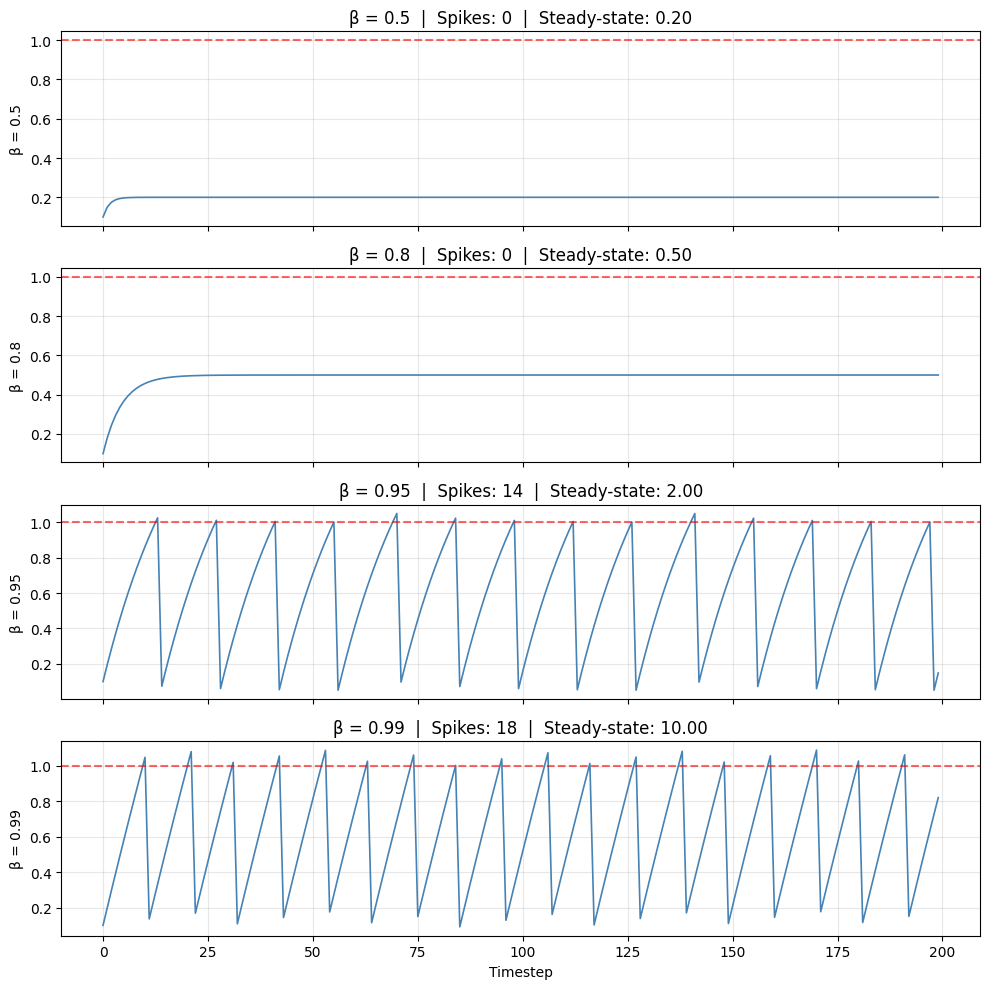

Recreate this plot in Python.
# beta_sweep.py
# Week 2: Explore how beta changes neuron behavior

import torch
import snntorch as snn
import matplotlib.pyplot as plt

torch.manual_seed(42)

num_steps = 200
threshold = 1.0
input_current = torch.ones(num_steps) * 0.1

# Test these beta values
beta_values = [0.5, 0.8, 0.95, 0.99]

fig, axes = plt.subplots(len(beta_values), 1, figsize=(10, 10), sharex=True)

for idx, beta in enumerate(beta_values):
    lif_neuron = snn.Leaky(beta=beta, threshold=threshold)
    mem = lif_neuron.init_leaky()
    
    mem_history = []
    spk_history = []
    
    for step in range(num_steps):
        spk, mem = lif_neuron(input_current[step], mem)
        mem_history.append(mem.item())
        spk_history.append(spk.item())
    
    mem_history = torch.tensor(mem_history)
    spk_history = torch.tensor(spk_history)
    total_spikes = int(spk_history.sum().item())
    
    axes[idx].plot(mem_history, color='steelblue', linewidth=1.2)
    axes[idx].axhline(y=threshold, color='red', linestyle='--', alpha=0.6)
    axes[idx].set_ylabel(f'β = {beta}')
    axes[idx].set_title(f'β = {beta}  |  Spikes: {total_spikes}  |  Steady-state: {0.1/(1-beta):.2f}')
    axes[idx].grid(True, alpha=0.3)

axes[-1].set_xlabel('Timestep')
plt.tight_layout()
plt.savefig('beta_sweep.png', dpi=100, bbox_inches='tight')
plt.show()
